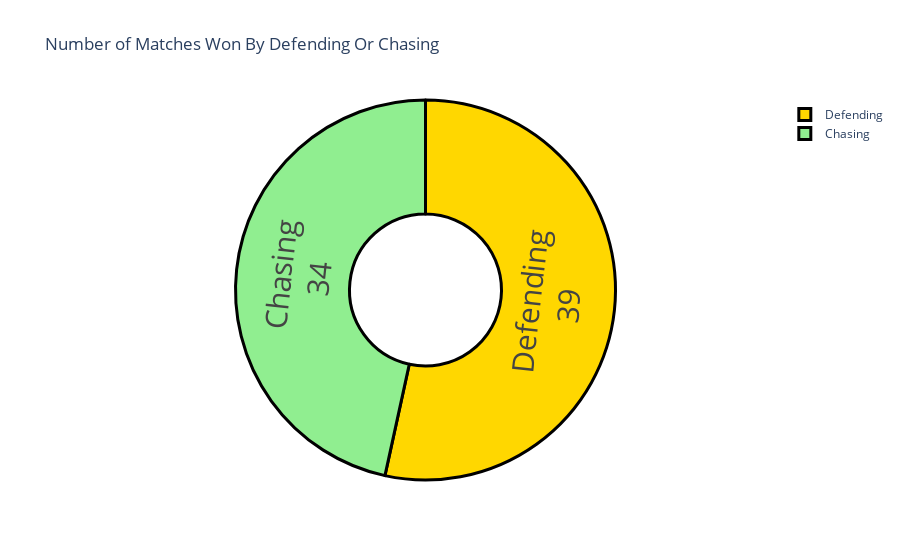

The cell this chart's notebook holds for it:
### Code cell
data["won_by"] = data["won_by"].map({"Wickets": "Chasing", 
                                     "Runs": "Defending"})
won_by = data["won_by"].value_counts()
label = won_by.index
counts = won_by.values
colors = ['gold','lightgreen']

fig = go.Figure(data=[go.Pie(labels=label, values=counts, hole=0.4)])
fig.update_layout(title='Number of Matches Won By Defending Or Chasing',
                  showlegend=True)
fig.update_traces(hoverinfo='label+percent', textinfo='value+label',
                  textfont_size=30,
                  marker=dict(colors=colors, 
                              line=dict(color='black', width=3)))
fig.show()

### Figure 1 — Plotly figure (JSON) as saved in the notebook; plotly's stock layout.template omitted (floating-point values rounded to 4 significant figures)
{"data": [{"hole": 0.4, "hoverinfo": "label+percent", "labels": ["Defending", "Chasing"], "marker": {"colors": ["gold", "lightgreen"], "line": {"color": "black", "width": 3}}, "textfont": {"size": 30}, "textinfo": "value+label", "type": "pie", "values": [39, 34]}], "layout": {"showlegend": true, "title": {"text": "Number of Matches Won By Defending Or Chasing"}}}
